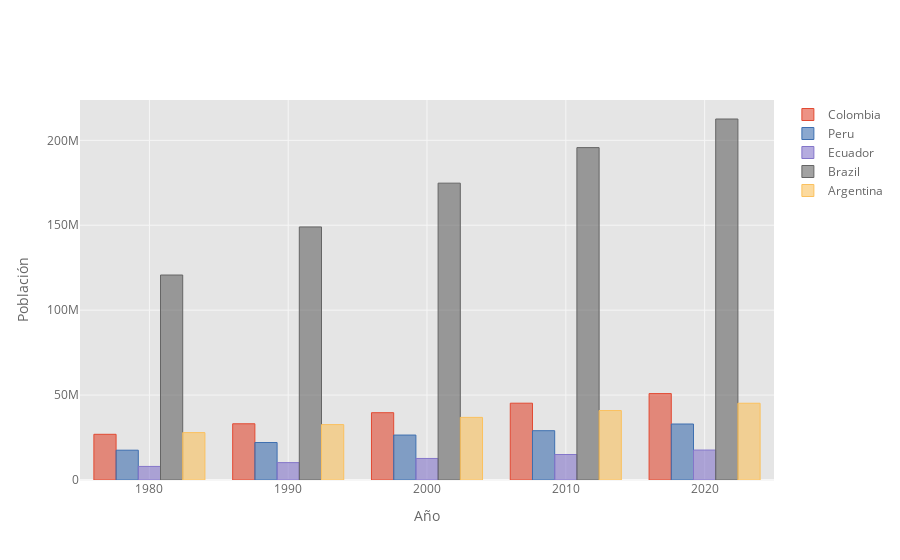

The notebook cell this image was saved under:
### Markdown cell above
## Barplot agrupado por “n” variables

### Code cell
# filter years out
df_population_sample = df_population[df_population.index.isin([1980, 1990, 2000, 2010, 2020])]

# plotting
df_population_sample.iplot(kind='bar', xTitle='Año',
                           yTitle='Población')

### Figure 1 — Plotly figure (JSON) as saved in the notebook; plotly's stock layout.template omitted (floating-point values rounded to 4 significant figures)
{"data": [{"marker": {"color": "rgba(226, 74, 51, 0.6)", "line": {"color": "rgba(226, 74, 51, 1.0)", "width": 1}}, "name": "Colombia", "orientation": "v", "text": "", "type": "bar", "x": [1980, 1990, 2000, 2010, 2020], "y": [26900506, 33102575, 39629968, 45222700, 50882891]}, {"marker": {"color": "rgba(62, 111, 176, 0.6)", "line": {"color": "rgba(62, 111, 176, 1.0)", "width": 1}}, "name": "Peru", "orientation": "v", "text": "", "type": "bar", "x": [1980, 1990, 2000, 2010, 2020], "y": [17547610, 22071433, 26459944, 29027674, 32971854]}, {"marker": {"color": "rgba(132, 118, 202, 0.6)", "line": {"color": "rgba(132, 118, 202, 1.0)", "width": 1}}, "name": "Ecuador", "orientation": "v", "text": "", "type": "bar", "x": [1980, 1990, 2000, 2010, 2020], "y": [7989186, 10230934, 12681123, 15011117, 17643054]}, {"marker": {"color": "rgba(101, 101, 101, 0.6)", "line": {"color": "rgba(101, 101, 101, 1.0)", "width": 1}}, "name": "Brazil", "orientation": "v", "text": "", "type": "bar", "x": [1980, 1990, 2000, 2010, 2020], "y": [120694009, 149003223, 174790340, 195713635, 212559417]}, {"marker": {"color": "rgba(251, 193, 94, 0.6)", "line": {"color": "rgba(251, 193, 94, 1.0)", "width": 1}}, "name": "Argentina", "orientation": "v", "text": "", "type": "bar", "x": [1980, 1990, 2000, 2010, 2020], "y": [27896528, 32618651, 36870787, 40895752, 45195774]}], "layout": {"legend": {"bgcolor": "#FFFFFF", "font": {"color": "#666666"}}, "paper_bgcolor": "#FFFFFF", "plot_bgcolor": "#E5E5E5", "title": {"font": {"color": "#151516"}}, "xaxis": {"gridcolor": "#F6F6F6", "showgrid": true, "tickfont": {"color": "#666666"}, "title": {"font": {"color": "#666666"}, "text": "Año"}, "zerolinecolor": "#F6F6F6"}, "yaxis": {"gridcolor": "#F6F6F6", "showgrid": true, "tickfont": {"color": "#666666"}, "title": {"font": {"color": "#666666"}, "text": "Población"}, "zerolinecolor": "#F6F6F6"}}}
